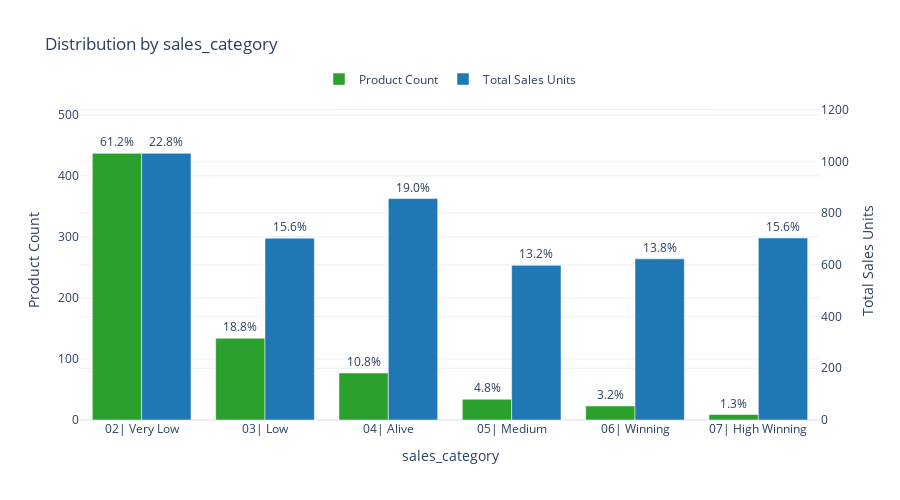

Source (notebook cell):
### Code cell
df, plot = FEVAL.plot_attribute_distribution(evaluation_data, ["sales_category"])
plot.show()

### Figure 1 — Plotly figure (JSON) as saved in the notebook; plotly's stock layout.template omitted (floating-point values rounded to 4 significant figures)
{"data": [{"marker": {"color": "#2ca02c"}, "name": "Product Count", "offsetgroup": "1", "text": ["61.2%", "18.8%", "10.8%", "4.8%", "3.2%", "1.3%"], "textposition": "outside", "type": "bar", "x": ["02| Very Low", "03| Low", "04| Alive", "05| Medium", "06| Winning", "07| High Winning"], "y": [437, 134, 77, 34, 23, 9]}, {"marker": {"color": "#1f77b4"}, "name": "Total Sales Units", "offsetgroup": "2", "text": ["22.8%", "15.6%", "19.0%", "13.2%", "13.8%", "15.6%"], "textposition": "outside", "type": "bar", "x": ["02| Very Low", "03| Low", "04| Alive", "05| Medium", "06| Winning", "07| High Winning"], "y": [1031, 703, 856, 598, 623, 704], "yaxis": "y2"}], "layout": {"barmode": "group", "height": 500, "legend": {"orientation": "h", "x": 0.5, "xanchor": "center", "y": 1.02, "yanchor": "bottom"}, "margin": {"t": 100}, "title": {"text": "Distribution by sales_category"}, "xaxis": {"title": {"text": "sales_category"}}, "yaxis": {"automargin": true, "range": [0, 524.4], "title": {"text": "Product Count"}}, "yaxis2": {"overlaying": "y", "range": [0, 1237.0], "side": "right", "title": {"text": "Total Sales Units"}}}}
